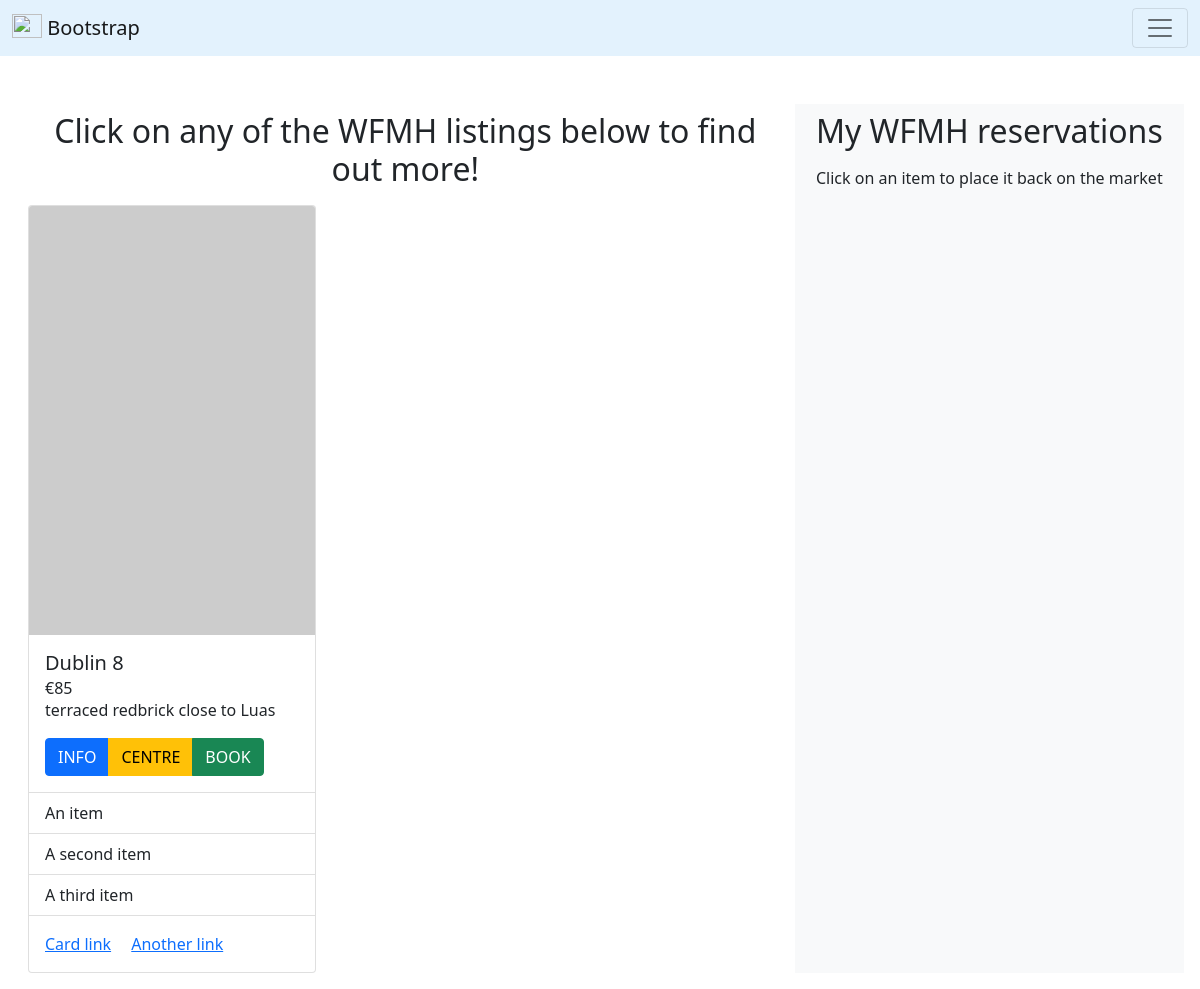
Page /browse (signed in) on the earlier database version.
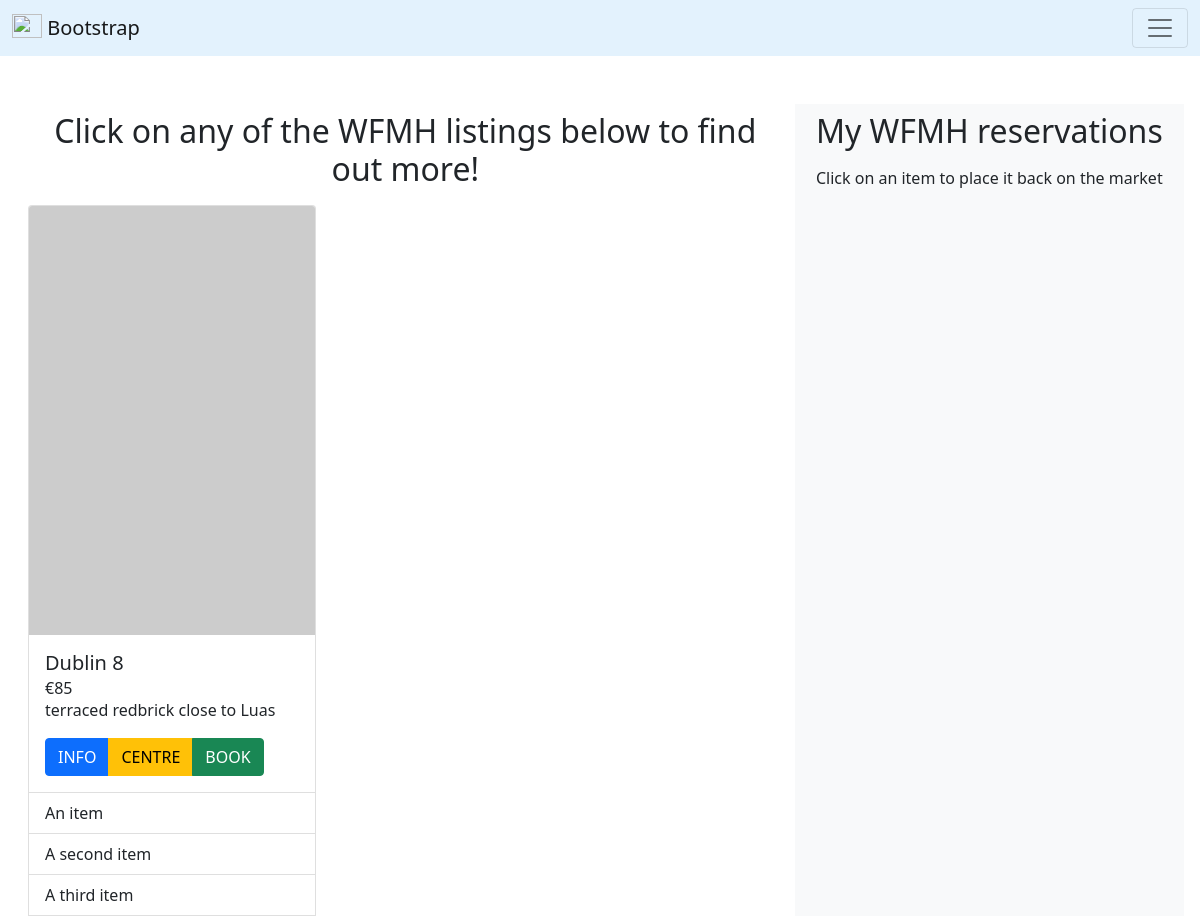
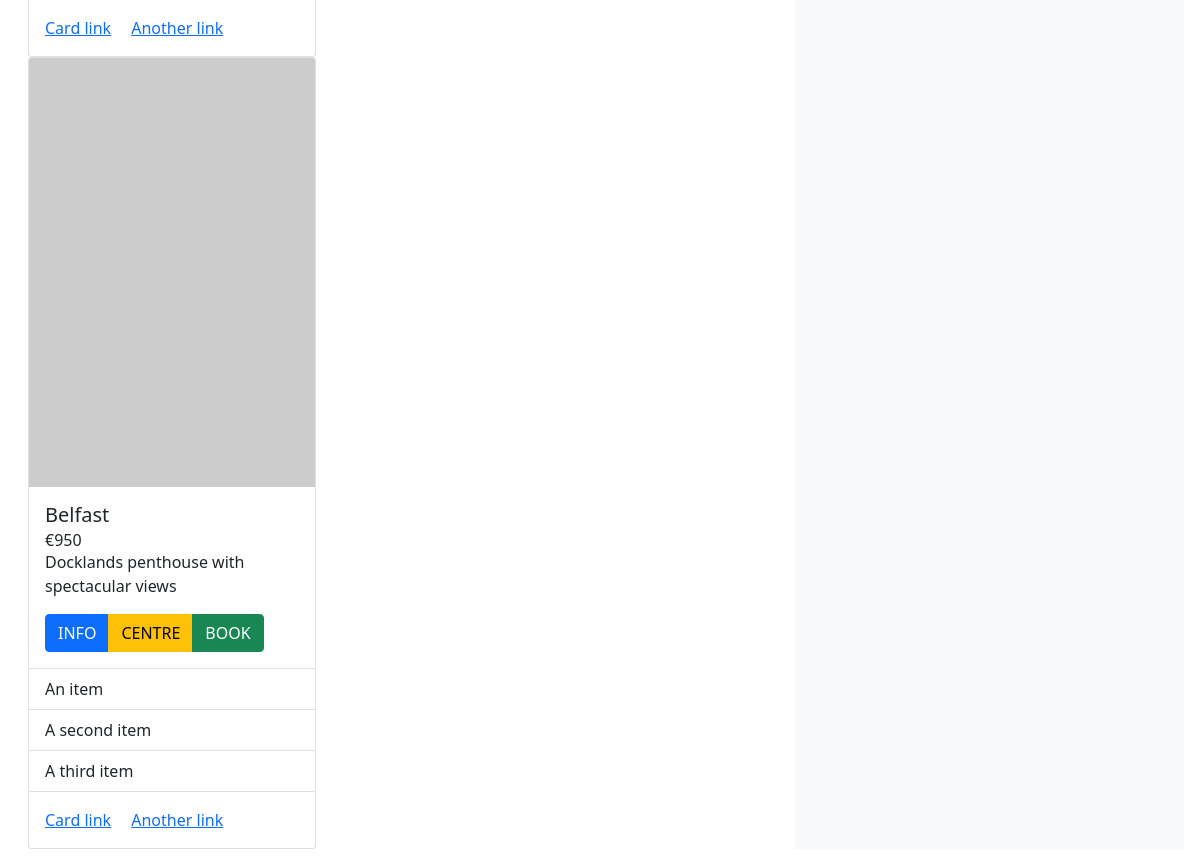
Same page on the later database version (2 pictures, top to bottom).
### wfmh/models.py (models this page shows, shortened)
class Home(db.Model):
    id = db.Column(db.Integer(), primary_key=True)
    summary = db.Column(db.String(length=50), nullable=False, unique=True)
    location = db.Column(db.String(length=25), nullable=False)
    owner_email = db.Column(db.String(length=50), nullable=False)
    daily_rate = db.Column(db.Integer(), nullable=False)
    reserved_by = db.Column(db.Integer(), db.ForeignKey('worker.id'))

### wfmh/routes.py (the view, shortened to what this page needs)
@app.route("/browse", methods=['GET', 'POST'])
@login_required
def browse_homes():
    booking_form = WFMHBookingForm()
    cancellation_form = WFMHCancellationForm()
    if request.method == 'GET':
        homes = Home.query.filter_by(reserved_by=None)
        return render_template('browse.html', homes=homes, b_form=booking_form, c_form=cancellation_form)

### wfmh/models.py (called while the page is built)
@login_manager.user_loader
def load_user(user_id):
    return Worker.query.get(int(user_id))

    @property
    def format_wallet(self):
        return f'€{self.wallet:,}'

### wfmh/templates/browse.html (shortened to what this page needs)
{% extends 'base.html' %} {% block title %} WFMH | Browse {% endblock %} {%
block content %}
<div class="row m-3">
  <div class="col-md-8">
    <h2 class="text-center mb-3 pt-2 px-2">
      Click on any of the WFMH listings below to find out more!
    </h2>
    {% for home in homes %} {% include 'helpers/modals_booking.html' %}
    <div class="card" style="width: 18rem">
      <img src="https://picsum.photos/400/600" class="card-img-top" alt="..." />
      <div class="card-body">
        <h5 class="card-title">{{ home.location }}</h5>
        <h6 class="card-subtitle">€{{ home.daily_rate }}</h6>
        <p class="card-text">{{ home.summary }}</p>
        <div
          class="btn-group"
          role="group"
          aria-label="Basic mixed styles example"
        >
          <button
            type="button"
            class="btn btn-primary"
            data-bs-toggle="modal"
            data-bs-target="#infoModal{{ home.id }}"
          >
            INFO
          </button>
          <button type="button" class="btn btn-warning">CENTRE</button>
          <button
            type="button"
            class="btn btn-success"
            data-bs-toggle="modal"
            data-bs-target="#bookingModal{{ home.id }}"
          >
            BOOK
          </button>
        </div>
      </div>
      <ul class="list-group list-group-flush">
        <li class="list-group-item">An item</li>
        <li class="list-group-item">A second item</li>
        <li class="list-group-item">A third item</li>
      </ul>
      <div class="card-body">
        <a href="#" class="card-link">Card link</a>
        <a href="#" class="card-link">Another link</a>
      </div>
    </div>
    {% endfor %}
  </div>
  <div class="col-4 bg-light">
    <h2 class="text-center mb-3 pt-2 px-2">My WFMH reservations</h2>
    <p class="text-center mb-3">
      Click on an item to place it back on the market
    </p>
  </div>
</div>
{% endblock %}

### wfmh/templates/base.html (shortened to what this page needs)
<!DOCTYPE html>
<html lang="en">
  <head>
    <link
      href="https://cdn.jsdelivr.net/npm/bootstrap@5.0.2/dist/css/bootstrap.min.css"
      rel="stylesheet"
    />
    <link rel="stylesheet" href="https://use.fontawesome.com/releases/v5.15.4/css/all.css">
  </head>
  <body>
    <nav class="navbar navbar-light" style="background-color: #e3f2fd">
      <div class="container-fluid">
        <a class="navbar-brand" href="{{ url_for('landing_page') }}">
          <img
            src="https://getbootstrap.com/docs/5.0/assets/brand/bootstrap-logo.svg"
            alt=""
            width="30"
            height="24"
            class="d-inline-block align-text-top"
          />
          Bootstrap
        </a>
        <button
          class="navbar-toggler"
          type="button"
          data-bs-toggle="collapse"
          data-bs-target="#navbarSupportedContent"
          aria-controls="navbarSupportedContent"
          aria-expanded="false"
          aria-label="Toggle navigation"
        >
          <span class="navbar-toggler-icon"></span>
        </button>
      </div>
    </nav>
    {% block content %}{% endblock %}
  </body>
</html>

Differences in the rows shown:
added Home: location "Belfast", daily_rate "950", summary "Docklands penthouse with spectacular views"
